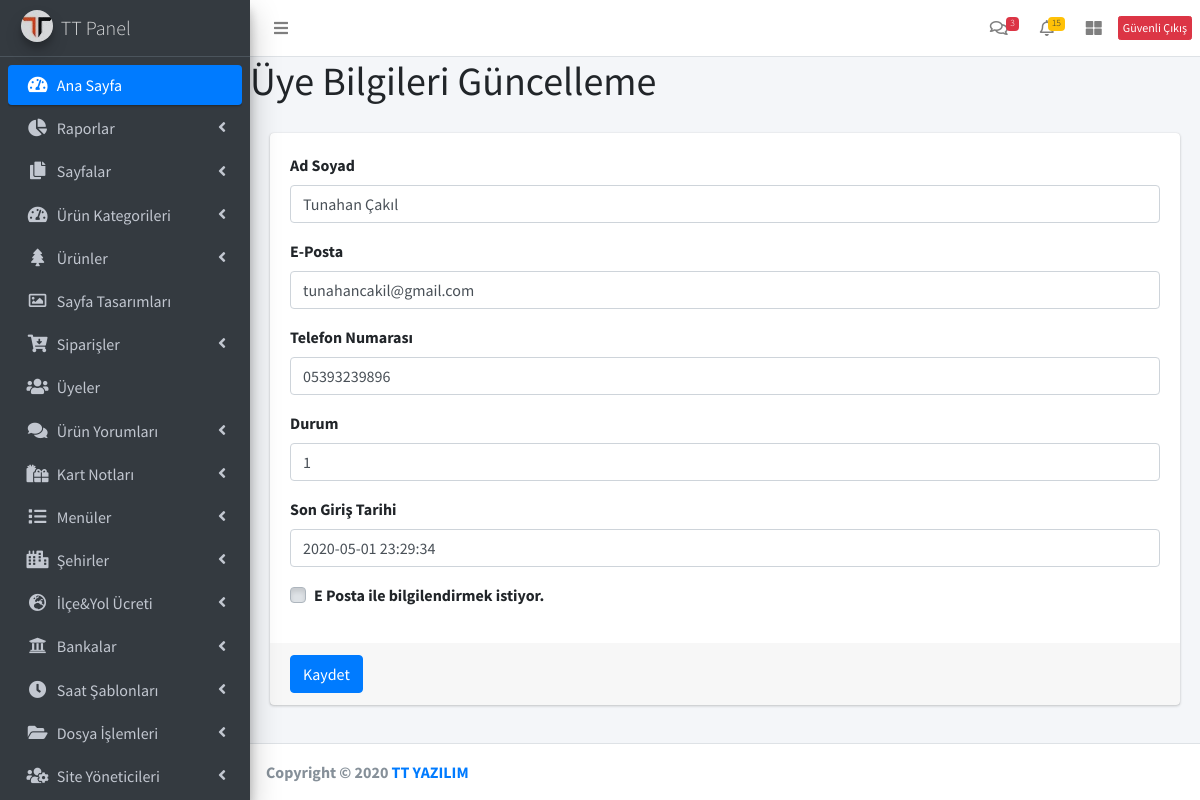
The page /ttadmin/member_update.php (signed in) on the database its author committed.
### tables this page shows
CREATE TABLE `member` (
  `ID` int(11) NOT NULL,
  `NAME_SURNAME` varchar(100) NOT NULL,
  `EMAIL` varchar(100) NOT NULL,
  `PHONE` varchar(12) NOT NULL,
  `STATUS` int(11) NOT NULL DEFAULT 1,
  `LAST_LOGIN` datetime DEFAULT NULL,
  `NEWS` tinyint(1) NOT NULL,
  `PROCESS_DATE` datetime NOT NULL DEFAULT current_timestamp()
);

### ttadmin/member_update.php (the view, shortened to what this page needs)
<?php include("header.php") ?>
    <div class="content-wrapper">
    <h1>Üye Bilgileri Güncelleme</h1>
        <div class="card-body table-responsive p-8">
        <div class="card">
        <?php
            $sql_member     = "select * from member where STATUS = 1";
            $result_member  = mysqli_query($conn,$sql_member);
            $row_member     = mysqli_fetch_assoc($result_member);
        ?>
                <form method="POST" action="process/insert.php">
                    <div class="card-body">
                        <div class="form-group">
                            <label for="BANK_NAME">Ad Soyad</label>
                            <input type="text" class="form-control" name="NAME_SURNAME" value="<?php echo $row_member['NAME_SURNAME']?>">
                        </div>
                        <div class="form-group">
                            <label for="DEPARTMENT_NO">E-Posta</label>
                            <input type="text" class="form-control" name="EMAIL" value="<?php echo $row_member['EMAIL']?>">
                        </div>
                        <div class="form-group">
                            <label for="ACCOUNT_NO">Telefon Numarası</label>
                            <input type="text" class="form-control" name="PHONE" value="<?php echo $row_member['PHONE']?>">
                        </div>
                        <div class="form-group">
                            <label for="ACCOUNT_NAME">Durum</label>
                            <input type="text" class="form-control" name="STATUS" value="<?php echo $row_member['STATUS']?>">
                        </div>
                        <div class="form-group">
                            <label for="LAST_LOGIN">Son Giriş Tarihi</label>
                            <input type="datetime" class="form-control" name="LAST_LOGIN" value="<?php echo $row_member['LAST_LOGIN']?>">
                        </div>
                        <div class="form-group">
                                <div class="custom-control custom-checkbox">
                                  <label for="NEWS" class="custom-control-label">E Posta ile bilgilendirmek istiyor.</label>
                                </div>
                        </div>
                    </div>
                    <div class="card-footer">
                        <button type="submit" class="btn btn-primary">Kaydet</button>
                    </div>
                </form>
            </div>
        </div>
    </div>
<?php include("footer.php") ?>

### rows shown on the page
member: NAME_SURNAME "Tunahan Çakıl", EMAIL "tunahancakil@gmail.com", PHONE "05393239896", STATUS "1", LAST_LOGIN "2020-05-01 23:29:34"
